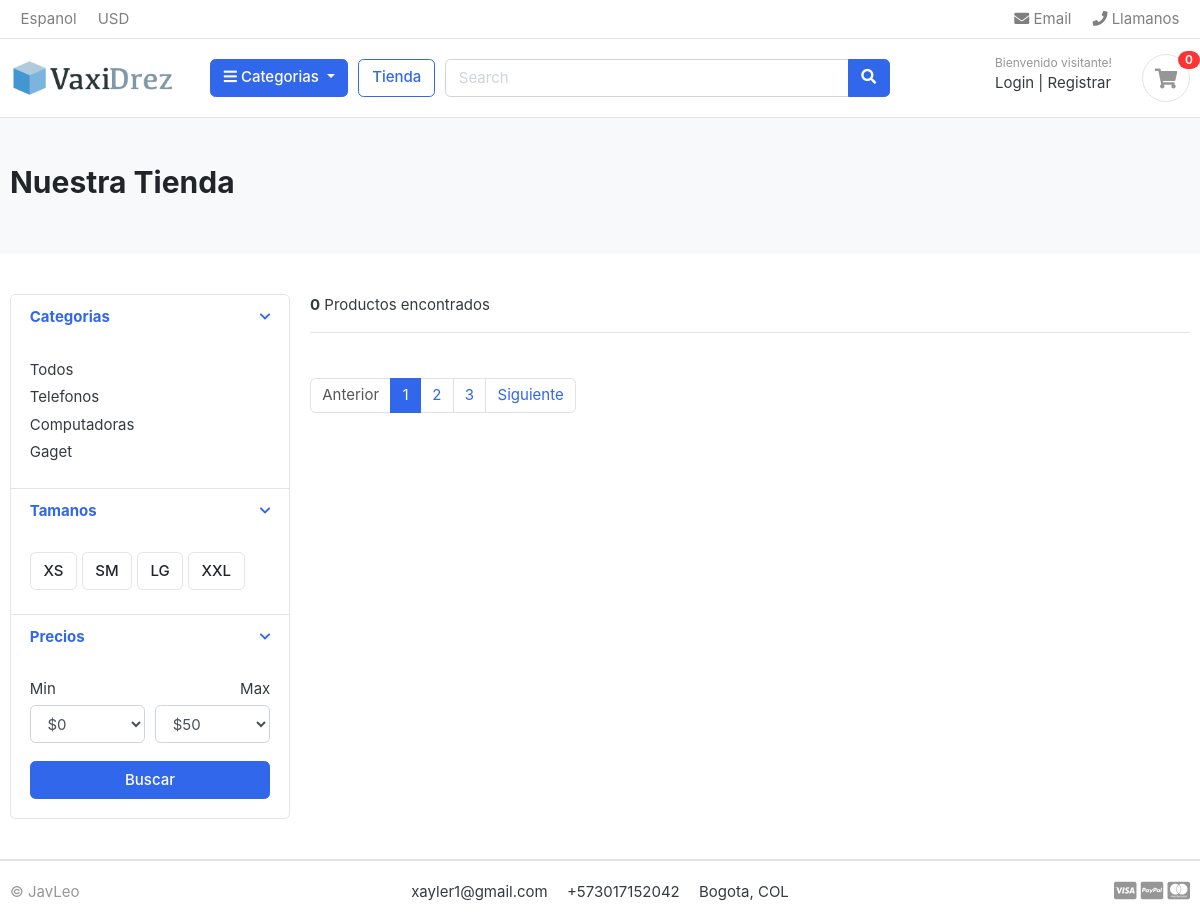
/store/store/gaget, run on the app's committed database.
### category/models.py (models this page shows, shortened)
class Category(models.Model):
    category_name = models.CharField(max_length = 20, unique = True)
    descrition = models.CharField(max_length = 255, blank = True)
    slug = models.CharField(max_length = 100, unique = True)
    cat_image = models.ImageField(upload_to= "photos/categories", blank= True)
    class Meta:
        verbose_name = "Category"
        verbose_name_plural = "Categories"
    def get_url(self):
        return reverse ("products_by_category", args =[self.slug])

### store/views.py (the view)
# urls.py: path("store/", include('store.urls')),
def store (request, category_slug=None):
    categories = None
    products = None
    if category_slug != None:
        categories = get_object_or_404(Category, slug=category_slug)
        products= Product.objects.filter(category=categories, is_available = True)
        product_count = products.count()
    else:
        products = Product.objects.all().filter(is_available = True)
        product_count = products.count()
    context = {
    "products": products,
    "product_count": product_count,
    "categories": categories,  # Incluye la categoría en el contexto si es relevante
        }
    return render(request, "store/store.html", context)

### category/context_processors.py (called while the page is built)
def menu_links(request):
    links = Category.objects.all()
    return dict(links = links)

### templates/store/store.html (shortened to what this page needs)
{% extends "base.html" %}
{% block content %}
{% load humanize %}
<section class="section-pagetop bg">
    <div class="container">
        <h2 class="title-page">Nuestra Tienda</h2>
    </div>
    </section>
<section class="section-content padding-y">
    <div class="container">
    <div class="row">
        <aside class="col-md-3">
    <div class="card">
        <article class="filter-group">
            <header class="card-header">
                <a href="#" data-toggle="collapse" data-target="#collapse_1" aria-expanded="true" class="">
                    <i class="icon-control fa fa-chevron-down"></i>
                    <h6 class="title">Categorias</h6>
                </a>
            </header>
            <div class="filter-content collapse show" id="collapse_1" style="">
                <div class="card-body">
                    <ul class="list-menu">
                        <li><a href="{% url 'store' %}">Todos</a></li>
                        {% for category in links %}
                            <li><a href="{{ category.get_url }}">{{ category.category_name }}</a></li>
                        {% endfor %}
                    </ul>
                </div>
            </div>
        </article>
        <article class="filter-group">
            <header class="card-header">
                <a href="#" data-toggle="collapse" data-target="#collapse_4" aria-expanded="true" class="">
                    <i class="icon-control fa fa-chevron-down"></i>
                    <h6 class="title">Tamanos </h6>
                </a>
            </header>
            <div class="filter-content collapse show" id="collapse_4" style="">
                <div class="card-body">
                  <label class="checkbox-btn">
                    <span class="btn btn-light"> XS </span>
                  </label>
                  <label class="checkbox-btn">
                    <span class="btn btn-light"> SM </span>
                  </label>
                  <label class="checkbox-btn">
                    <span class="btn btn-light"> LG </span>
                  </label>
                  <label class="checkbox-btn">
                    <span class="btn btn-light"> XXL </span>
                  </label>
            </div>
            </div>
        </article>
        <article class="filter-group">
            <header class="card-header">
                <a href="#" data-toggle="collapse" data-target="#collapse_3" aria-expanded="true" class="">
                    <i class="icon-control fa fa-chevron-down"></i>
                    <h6 class="title">Precios </h6>
                </a>
            </header>
            <div class="filter-content collapse show" id="collapse_3" style="">
                <div class="card-body">
                    <div class="form-row">
                    <div class="form-group col-md-6">
                      <label>Min</label>
                          <select class="mr-2 form-control">
                            <option value="0">$0</option>
                        </select>
                    </div>
                    <div class="form-group text-right col-md-6">
                      <label>Max</label>
                          <select class="mr-2 form-control">
                            <option value="50">$50</option>
                        </select>
                    </div>
                    </div>
                    <button class="btn btn-block btn-primary">Buscar</button>
                </div>
            </div>
        </article>
    </div>
        </aside>
        <main class="col-md-9">
    <header class="border-bottom mb-4 pb-3">
            <div class="form-inline">
                <span class="mr-md-auto"> <b> {{ product_count }}</b> Productos encontrados </span>
            </div>
    </header>
    <nav class="mt-4" aria-label="Page navigation sample">
      <ul class="pagination">
        <li class="page-item disabled"><a class="page-link" href="#">Anterior</a></li>
        <li class="page-item active"><a class="page-link" href="#">1</a></li>
        <li class="page-item"><a class="page-link" href="#">2</a></li>
        <li class="page-item"><a class="page-link" href="#">3</a></li>
        <li class="page-item"><a class="page-link" href="#">Siguiente</a></li>
      </ul>
    </nav>
        </main>
    </div>
    </div>
    </section>
{% endblock %}

### ecommerce/static/css/ui.css (style rules this page uses)
html { font-family: "Inter", sans-serif; font-size: 15px; }
.padding-y { padding-top: 40px; padding-bottom: 40px; }
article:after, .form-group:after { display: block; clear: both; content: ""; }
.bg { background-color: #f8f9fa; }
.title-page { color: #212529; }
.btn-light { background-color: #fff; border-color: #e4e4e4; }
[class*=list-] li:after { visibility: hidden; display: block; content: ""; overflow: hidden; height: 0; clear: both; }
.list-menu { list-style: none; margin: 0; padding-left: 0; }
.list-menu li { margin-bottom: 5px; }
.list-menu a { color: #343a40; }
.icon-control { margin-top: 5px; float: right; font-size: 80%; }
.card-header .title { margin-bottom: 0; line-height: 1.5; }
.filter-group { border-bottom: 1px solid #e4e4e4; }
.filter-group .card-header { border-bottom: 0; }
.filter-group:last-child { border-bottom: 0; }
.checkbox-btn { position: relative; }
.section-pagetop { padding: 45px 0; }

### data on the page
Category: category_name "Telefonos"
Category: category_name "Computadoras"
Category: category_name "Gaget"

### other printed values
{{ product_count }} "0"
